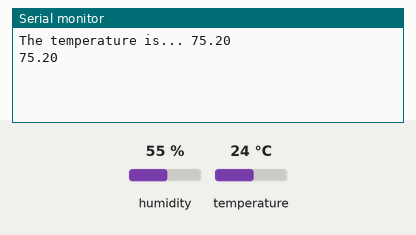
Simulated run of this sketch. Board: ESP8266 (NodeMCU). Parts: the last lines printed to the serial monitor. The inputs (shaded band) are chosen by the test bench; at power-on: temperature 24 °C, humidity 55 %.

Above: at 7.8 s.
7.9 s: temperature set to 12 °C
At 12.7 s:
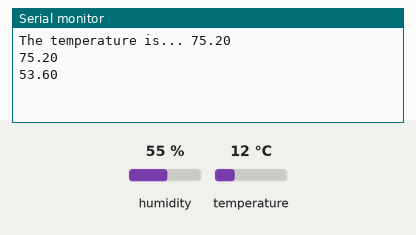
14.3 s: temperature set to 19 °C
At 18.6 s:
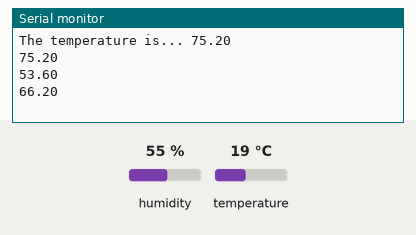
Timing chart, 0 to 20.1 s (numbered marks = the images above; inputs shaded):
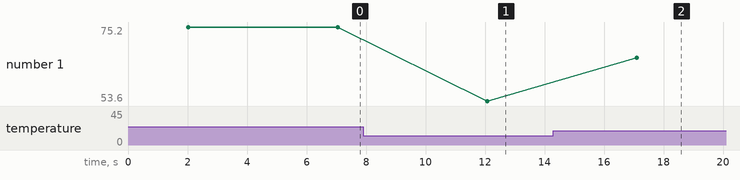

The sketch:

Temperature_Testing.ino
```cpp
#include <DHT.h>
#include <DHT_U.h>

#define DHTPIN D2   //Temperature Sensor Signal Pin
#define DHTTYPE DHT11  //becasue the sensor used is the DHT11; for DHT22, put that

float temperature = 3;

//Initilize the DHT sensor
DHT dht(DHTPIN, DHTTYPE);

void gather_data(){
  //wait the minimum 2 seconds to get a reading
  delay(2000);

  //read the temperature
  temperature = dht.readTemperature(true); //in true = Fahrenheit, because I don't feel like converting

  //make sure we're at least getting numbers
  if(isnan(temperature)){
    Serial.println("ABC error!");
    return;
  }
}


void setup() {
  Serial.begin(9600);
  Serial.print("The temperature is... ");

  dht.begin();
}

void loop() {
  // put your main code here, to run repeatedly:
  gather_data();
  Serial.println(temperature);
  delay(3000);
}
```

Measured:
- after the input at 7.9 s, the serial monitor: prints a new line after 4.2 s (image 1)
- after the input at 14.3 s, the serial monitor: prints a new line after 2.8 s (image 2)
- plotted number 1: 75.2 → 53.6 after the input at 7.9 s, 53.6 → 66.2 after the input at 14.3 s
